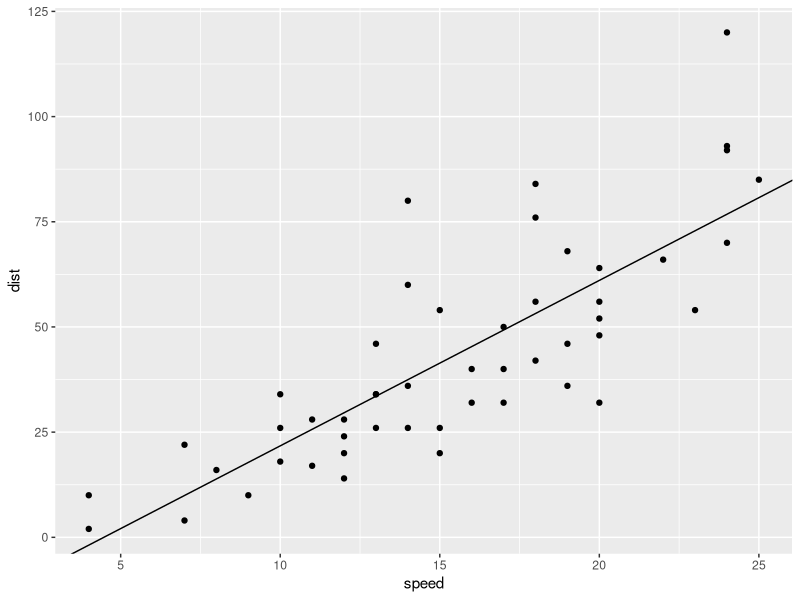
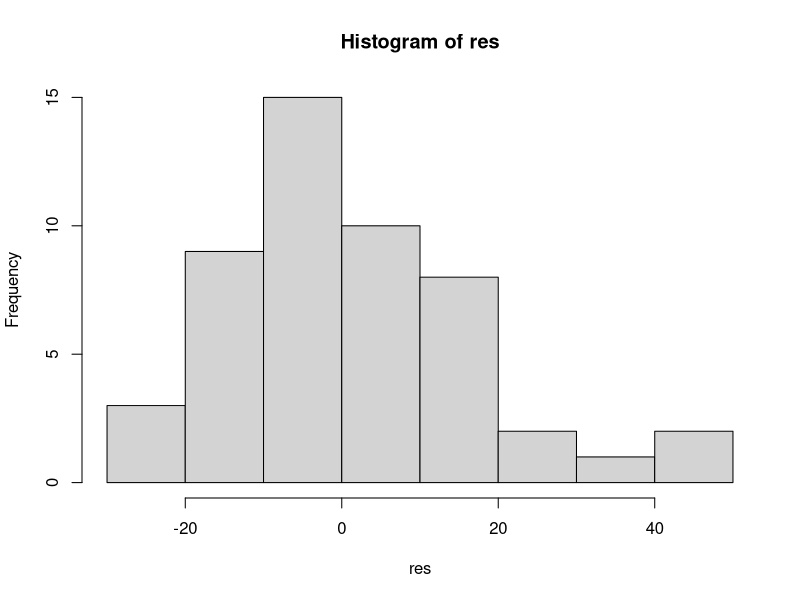
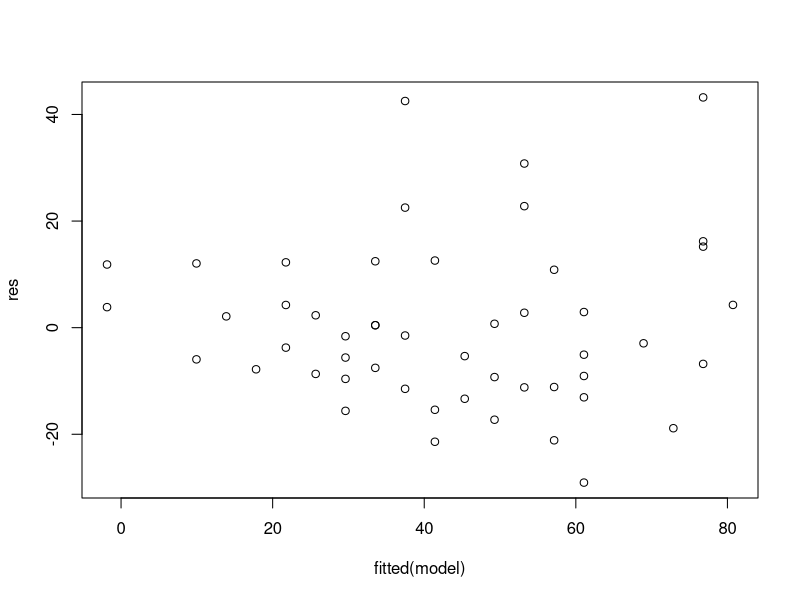
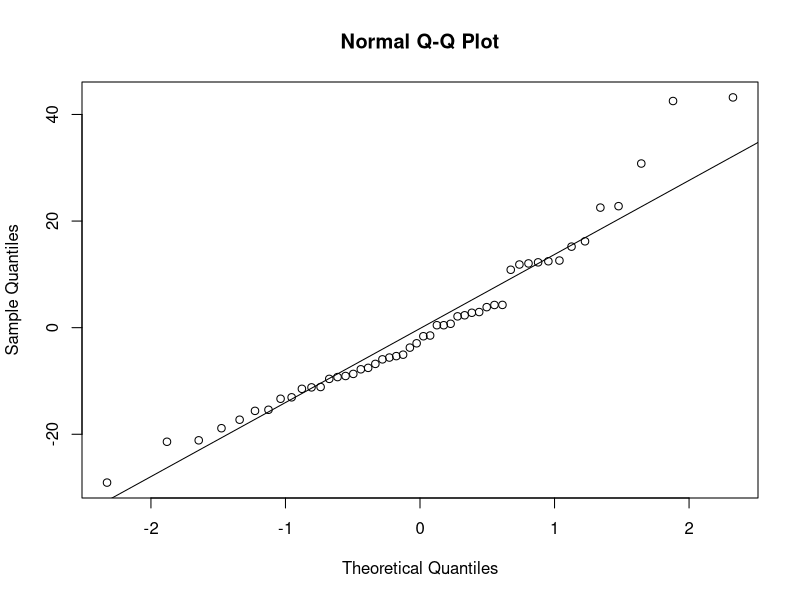
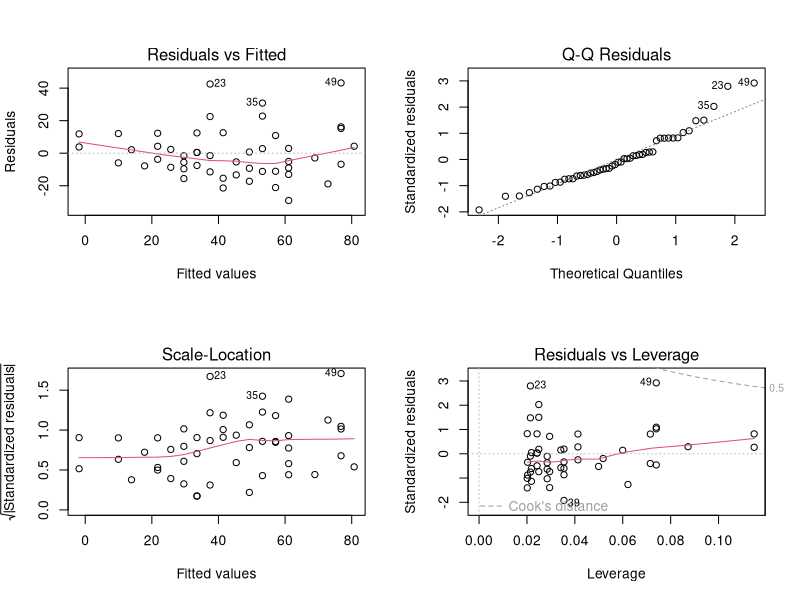

These figures' R source, in order:
## ---- chunk 1
library(ggplot2)
## ---- chunk 2
df <- as.data.frame(cars)

head(df)
## ---- chunk 3
model <- lm(cars$dist ~ cars$speed)

summary(model)
## ---- chunk 4
# Plotting our datapoints overlaid with our linear model
c <- coef(model)
ggplot(df, aes(x=speed, y=dist)) + geom_point() + 
  geom_abline(slope = c[["cars$speed"]], 
              intercept =c[["(Intercept)"]])
## ---- chunk 5
res <- resid(model) #alternatively, model$residuals
hist(res)
## ---- chunk 6
plot(fitted(model), res)
## ---- chunk 7
# Create Q-Q plot of our residuals
qqnorm(res)
qqline(res)
## ---- chunk 8
par(mfrow=c(2,2))
plot(model)
